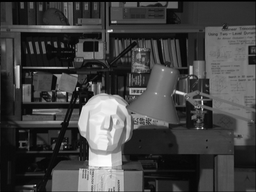
#> input picture seminars/seminar_08/data/tsukuba_l.png, 256 x 192 px, shrunk from 384 x 288 before the run
$ jupyter execute Seminar_8.ipynb   (shell and % lines are left out)
#> lines starting #> are read from the running program, lines starting #| are printed output that depends on the picture
# Семинар 8 - Алгоритмы анализа стереопар изображений

***

Полезные материалы:

- [First Principles of Computer Vision - Camera Calibration | Uncalibrated Stereo](https://youtube.com/playlist?list=PL2zRqk16wsdoCCLpou-dGo7QQNks1Ppzo&si=iXEBEehuQr-IgIVC) - плейлист с серией лекций по калибровке камеры и стереозрению
- [Simple Stereo | Camera Calibration](https://youtu.be/hUVyDabn1Mg?si=HmalQZKI9ytoyxPn) - лекция из плейлиста выше, в которой доступно раскрывается тема данного семинара

На этом семинаре будет разобрана тема стереозрения, которая заключается в применении нескольких видов камер для получения информации о глубине обзора. Используя стереозрение, можно определить местоположение точки в мире по ее изображениям в разных ракурсах камеры.

Термин охватывает многие приложения, работающие с несколькими видами отслеживаемого объекта под разными углами. Это могут быть стереокамеры, которые имеют несколько камер на одних и тех же устройствах, или разные виды с разных устройств.

1. **3D реконструкция с нескольких ракурсов**: знаем параметры калибровки каждой из камер, необходимо найти положение 3D объекта в мировых координатах.

2. **Оценка на основе движения (Structure From Motion)**: не знаем параметры калибровки, необходимо одновременно восстановить и координаты, и калибровку.

Первая задача проще в своей постановке, рассмотрим ее.

## Моно/Стерео зрение

_Источник изображений: https://github.com/polygon-software/python-visual-odometry_

**Идея:** можем найти пересечение лучей, исходящих из разных камер, и по параметрам камеры определить расстояние до объекта. Вы можете ощутить эффект стереовидения на основе своих глаз. Поставьте палец перед глазами. Закройте один глаз, потом другой глаз. Вы заметите, что пальцы, кажется, прыгают слева направо. Это наблюдаемое горизонтальное смещение называется диспаратностью (расхождением, disparity).

Рассмотрим более простой случай с выровненными (ректифицированными) камерами.

## Вопрос 1

Зная $f$ (фокальное расстояние камер), $b$ (расстояние между камерами), $u_l$, $u_r$, определить расстояние до объекта $Z_{p}$.

**Ответ:** $Z_p = \frac{fb}{u_l-u_r}$

## Расчет диспаратности с помощью OpenCV

[cell 1]
import numpy as np
import cv2
from matplotlib import pyplot as plt

imgL = cv2.imread('data/tsukuba_l.png',0)
#> imgL is the input picture: shape (192, 256); min 0, max 255, mean 67.7
imgR = cv2.imread('data/tsukuba_r.png',0)
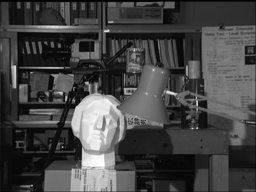
#> input picture seminars/seminar_08/data/tsukuba_r.png, 256 x 192 px, shrunk from 384 x 288 before the run
#> imgR is the input picture: shape (192, 256); min 0, max 255, mean 68

fig, ax = plt.subplots(1, 2, figsize=(10, 5))

ax[0].imshow(imgL, cmap="gray")
ax[1].imshow(imgR, cmap="gray")
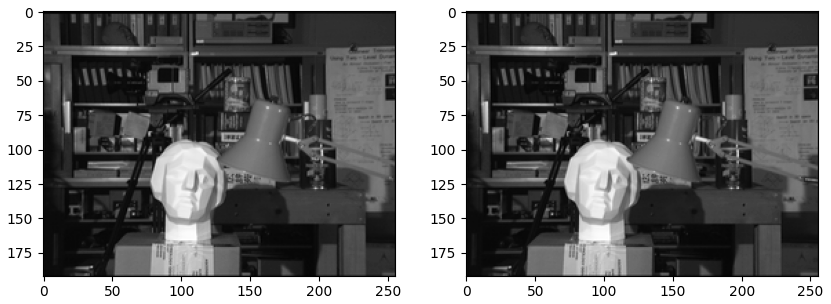
#> figure drawn by matplotlib, 2 panels

### cv2.StereoBM_create

https://docs.opencv.org/4.5.0/d9/dba/classcv_1_1StereoBM.html#a04fdf00525f82fe708d556e2cd359004

Чем меньше `blockSize` - тем детальнее карта диспаратности, однако и количество шума растет.

[cell 2]
stereo = cv2.StereoBM_create(
    numDisparities=16,  # search range for each pixel
    blockSize=5,       # linear size of the blocks
)
disparity = stereo.compute(imgL, imgR)
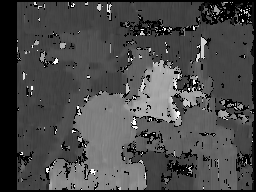
#> disparity: shape (192, 256) int16; min -16, max 240, mean 59.2; drawn with min black and max white

plt.imshow(disparity, cmap='gray')

При слишком больших значениях `blockSize` шум отсутствует, однако детализация крайне низка:

[cell 3]
stereo = cv2.StereoBM_create(
    numDisparities=16,  # search range for each pixel
    blockSize=31,       # linear size of the blocks
)
disparity = stereo.compute(imgL, imgR)
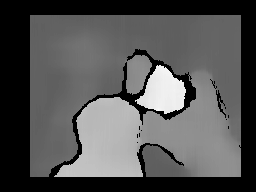
#> disparity: shape (192, 256) int16; min -16, max 162, mean 42.4; drawn with min black and max white

plt.imshow(disparity, cmap='gray')

[cell 4]
stereo = cv2.StereoBM_create(
    numDisparities=16,  # search range for each pixel
    blockSize=15,       # linear size of the blocks
)
disparity = stereo.compute(imgL, imgR)
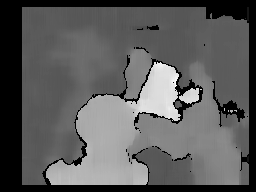
#> disparity: shape (192, 256) int16; min -16, max 176, mean 53.2; drawn with min black and max white

plt.imshow(disparity, cmap='gray')

## Задание 1 - реализация алгоритма расчета диспаратности

Рассмотрим базовый жадный алгоритм наилучшего соответсвия (winner takes all, WTA) между изображениями с помощью блоков и метрики близости (sum of absolute difference, SAD).

**Заполните пропуски в коде**

[cell 5]
import numpy as np

def compare_blocks(block_left: np.array, block_right: np.array) -> float:
    '''
    Takes blocks from left/right image
    and returns similarity metric (sum of absolute differences, SAD)
    '''
    metric = np.sum(np.abs(block_left - block_right))
    return metric

def get_disparity(
    imgL: np.array,  # (H, W) Grayscale
    imgR: np.array,  # (H, W) Grayscale
    numDisparities: int,  # Maximum disparity
    blockSize: int,  # Size of the block
) -> np.array:
    assert imgL.shape == imgR.shape, 'Images are not equal'

    H, W = imgL.shape
    disparity_map = np.zeros((H, W), dtype=np.float32)

    half_block_size = blockSize // 2

    for i in range(H):
        for j in range(W):
            y1 = max(i - half_block_size, 0)
            y2 = min(i + half_block_size + 1, H)
            x1 = max(j - half_block_size, 0)
            x2 = min(j + half_block_size + 1, W)
            block_left = imgL[y1:y2, x1:x2]

            metrics = []
            for k in range(numDisparities):
                x1_right = max(j - half_block_size - k, 0)
                x2_right = min(j + half_block_size + 1 - k, W)
                block_right = imgR[y1:y2, x1_right:x2_right]
                min_width = min(block_left.shape[1], block_right.shape[1])
                if min_width == 0:
                    metrics.append(float('inf'))
                else:
                    block_left_adjusted = block_left[:, :min_width]
                    block_right_adjusted = block_right[:, :min_width]
                    metrics.append(
                        compare_blocks(
                            block_left_adjusted,
                            block_right_adjusted
                        )
                    )

            best_index = np.argmin(metrics)
            disparity_map[i, j] = best_index

    return disparity_map

## Вопрос 2

Заполняет ли алгоритм все пиксели глубины? Как можно улучшить его? (Например, рассмотрите вариант, когда `metrics.min()` выдает большое число, что делать в этом случае? Или предложите свою версию.)

**Ответ:** Алгоритм не обязательно будет заполнять все пиксели глубины. Если значение metrics.min() превышает какой-нибудь заданный порог, можно попробовать обрабатывать эти области отдельно.

## Задание 2

Сравните свою реализацию с opencv StereoBM с помощью попиксельного сравнения карт диспаратности.

[cell 6]
numDisparities = 16
blockSize = 55

stereo = cv2.StereoBM_create(numDisparities=numDisparities, blockSize=blockSize)
disparity_cv = stereo.compute(imgL, imgR).astype(np.float32)
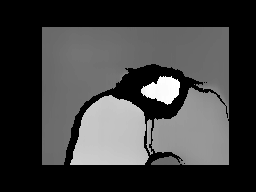
#> disparity_cv: shape (192, 256) float32; min -16, max 151, mean 25.4; drawn with min black and max white

disparity_custom = get_disparity(imgL, imgR, numDisparities, blockSize)
#> after the loop in get_disparity, `for i in range(H):`:
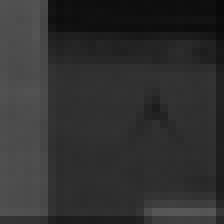
#> block_left_adjusted: shape (28, 28) (shown 8 times larger); min 9, max 87, mean 48.3
#> after the loop in get_disparity, `for i in range(H):`:
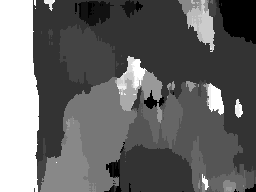
#> disparity_map: shape (192, 256) float32; min 0, max 15, mean 6.07; drawn with min black and max white

disparity_cv_normalized = cv2.normalize(disparity_cv, None, alpha=0, beta=255, norm_type=cv2.NORM_MINMAX)
disparity_custom_normalized = cv2.normalize(disparity_custom, None, alpha=0, beta=255, norm_type=cv2.NORM_MINMAX)

difference = np.abs(disparity_cv_normalized - disparity_custom_normalized)
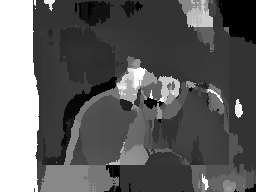
#> difference: shape (192, 256) float32; min 0, max 255, mean 95.9

[cell 7]
fig, ax = plt.subplots(1, 3, figsize=(8, 8))

ax[0].imshow(disparity_cv_normalized, cmap="gray")
ax[0].set_title(f"OpenCV Disparity")
ax[0].axis('off')
ax[1].imshow(disparity_custom_normalized, cmap="gray")
ax[1].set_title(f"Custom Disparity")
ax[1].axis('off')
ax[2].imshow(difference, cmap="gray")
ax[2].set_title(f"Difference")
ax[2].axis('off')
plt.show()
